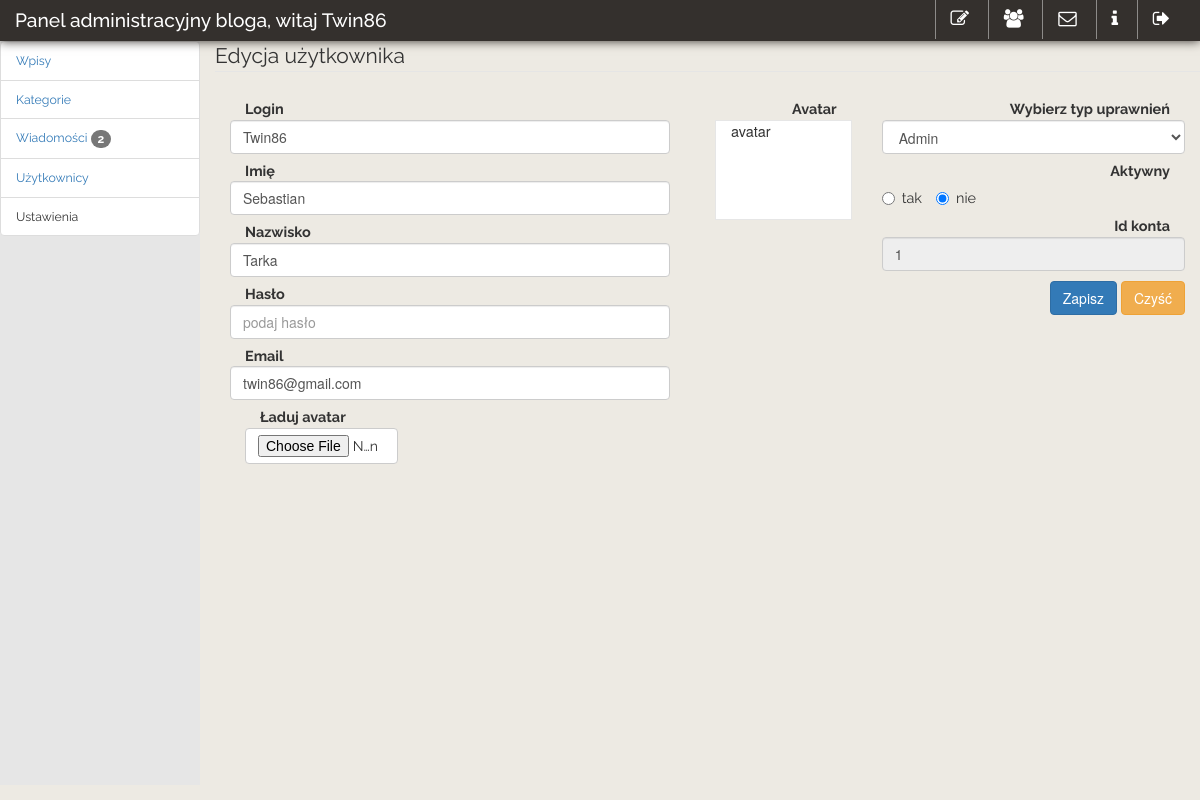
The app's page /admin_blog/editor_panel.php?module=dodaj_uzytkownik&edit=true&id=1 (signed in) with its own data.
### tables this page shows
CREATE TABLE IF NOT EXISTS `users` (
  `id_user` int(6) NOT NULL AUTO_INCREMENT,
  `name` varchar(45) NOT NULL,
  `surname` varchar(45) NOT NULL,
  `password` varchar(16) NOT NULL,
  `url_avatar` varchar(45) DEFAULT NULL,
  `email` varchar(45) NOT NULL,
  `nick` varchar(12) NOT NULL,
  `permissions` int(1) NOT NULL DEFAULT '1',
  `is_lock` int(1) NOT NULL DEFAULT '0',
  `hash_pass` char(40) NOT NULL,
  `salt` char(4) NOT NULL,
  `permissions_name` varchar(30) DEFAULT NULL,
  PRIMARY KEY (`id_user`),
  UNIQUE KEY `id_user_UNIQUE` (`id_user`),
  UNIQUE KEY `nick_UNIQUE` (`nick`)
);

### admin_blog/szablony/_users_add_edit.php (the view, shortened to what this page needs)
<?php
if ($_SERVER['REQUEST_METHOD'] == 'GET') {
    if (isset($_GET["edit"]) && $_GET["edit"] == true) {
        $sql = 'select id_user as id, name as imie, surname as nazwisko, url_avatar as avatar,email, nick, permissions,permissions_name, is_lock as is_on from users where id_user = ' . $_GET["id"];
        $conn = Connect_to_server();
        $wynik = $conn->query($sql);
        if ($conn->error) {
            printf("Errormessage: %s\n", $conn->error);
        } else {
            if ($wynik->num_rows > 0) {
                while ($row = $wynik->fetch_assoc()) {
                    $tablica [] = $row;
                }
            }
        }
    }
}
?>
<form action="editor_panel.php?module=dodaj_uzytkownik" method="POST" enctype="multipart/form-data" class="form-horizontal">
    <fieldset>
        <div class="row">
            <legend>Edycja użytkownika</legend>
            <div class="col-md-6">
                <div class="col-md-12 label-left">
                    <div class="form-group">
                        <label class="col-md-12 control-label" for="user_nick">Login</label>
                        <input id="user_nick" name="user_nick" type="text" placeholder="podaj nick dla konta użytkownika"
                               class="form-control input-md" required=""
                               value="<?php if (isset($tablica)) echo $tablica[0]["nick"]; ?>">
                    </div>
                    <div class="form-group">
                        <label class="col-md-12 control-label" for="user_name">Imię</label>
                        <input id="user_name" name="user_name" type="text" placeholder="podaj imię"
                               class="form-control input-md" required=""
                               value="<?php if (isset($tablica)) echo $tablica[0]["imie"]; ?>">
                    </div>
                    <div class="form-group">
                        <label class="col-md-12 control-label" for="user_surname">Nazwisko</label>
                        <input id="user_surname" name="user_surname" type="text" placeholder="podaj nazwisko"
                               class="form-control input-md" required="true"
                               value="<?php if (isset($tablica)) echo $tablica[0]["nazwisko"]; ?>">
                    </div>
                    <div class="form-group">
                        <label class="col-md-12 control-label" for="user_pass">Hasło</label>
                        <input id="user_pass" name="user_pass" type="password" placeholder="podaj hasło"
                               class="form-control input-md" <?php if (!isset($tablica)) echo "required=\"true\"";?> value="">
                    </div>
                    <div class="form-group">
                        <label class="col-md-12 control-label" for="user_email">Email</label>
                        <input id="user_email" name="user_email" type="text" placeholder="podaj email"
                               class="form-control input-md" required=""
                               value="<?php if (isset($tablica)) echo $tablica[0]["email"]; ?>">
                    </div>
                    <div class="form-group">
                        <div class="col-sm-5">
                            <label class="col-md-12 control-label" for="tags">Ładuj avatar</label>
                            <label class="file">
                                <input type="file" name="file" id="file" class="btn btn-default" style="width: 100%">
                            </label>
                        </div>
                    </div>
                </div>
            </div>
            <div class="col-md-2 ">
                <div class="form-group">
                        <label class="col-md-12 control-label" for="avatar">Avatar</label>
                        <div class="col-md-12 avatar">
                            avatar
                        </div>
                </div>
            </div>
            <div class="col-md-4">
                <div class="form-group">
                    <label class="col-md-12 control-label" for="select_parent">Wybierz typ uprawnień</label>
                    <select id="select_permissions" name="select_permissions" class="form-control">
                        <?php
                        $conn = Connect_to_server();
                        $sql = "select permissions, permissions_name from users group by permissions;";
                        $wynik = $conn->query($sql);
                        if ($wynik->num_rows > 0) {
                            if (isset($tablica)) echo '<option value="' . $tablica[0]["permissions"] . '">' . $tablica[0]["permissions_name"] . '</option>';
                        }
                        ?>
                    </select>
                </div>
                <div class="form-group">
                    <label class="col-md-12 control-label" for="off_on_box">Aktywny</label>
                    <label class="radio-inline" for="off_on_box-0">
                        <input type="radio" name="off_on_box" id="off_on_box-0" value="1" <?php if (isset($tablica)) {
                            if ($tablica[0]["is_on"] == "0") echo 'checked="checked"';
                        } else echo 'checked="checked"'; ?>>
                        tak
                    </label>
                    <label class="radio-inline" for="off_on_box-1">
                        <input type="radio" name="off_on_box" id="off_on_box-1"
                               value="0" <?php if (isset($tablica)) if ($tablica[0]["is_on"] == "1") echo 'checked="checked"'; ?>>
                        nie
                    </label>
                </div>
                <div class="form-group">
                    <label class="col-md-12 control-label" for="id_fild">Id konta</label>
                    <input id="id_fild" name="id_fild" type="text"
                           value="<?php if (isset($tablica)) echo $tablica[0]["id"]; else echo 'default'; ?>"
                           class="form-control input-md"
                           readonly="" required="">
                </div>
                <div class="form-group button-group">
                    <button type="submit" class="btn btn-primary">Zapisz</button>
                    <button type="reset" class="btn btn-warning">Czyść</button>
                </div>
            </div>
        </div>
    </fieldset>
</form>

### admin_blog/css/admin_theme.css (style rules this page uses)
body, html { height: 100%; font-size: 0.95em; }
.top-area, .mid-left-area, label, legend, .info-page { font-family: 'Raleway', sans-serif; }
.mid-center-area legend { margin-left: 15px; width: auto; }
.mid-center-area form .form-group { margin: inherit; }
.mid-center-area form .label-left label.control-label { text-align: left; }
.mid-center-area .button-group { padding-top: 10px; padding-bottom: 10px; text-align: right; }
.mid-center-area .avatar { height: 100px; border: 1px solid #E6E6E6; width: 100%; display: block; background: #ffffff; content: "\f007"; }
div { position: relative; }

### records on screen
users: user_nick "Twin86", user_name "Sebastian", user_surname "Tarka", user_email "twin86@gmail.com", select_permissions "Admin", is_lock "☐ tak", is_lock "☑ nie", id_fild "1"

### other values on screen
$_SESSION["uzytkownik"] "Twin86"
$row["msg_unread"] "2"
